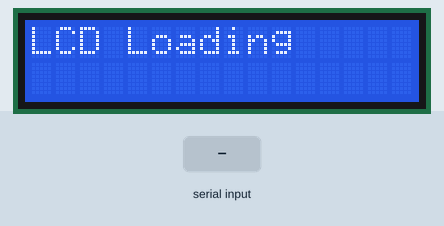
Simulated run of this sketch. Board: Arduino Uno, built with avr-gcc and run on an emulated ATmega328P. Parts: 16×2 character LCD. Inputs (shaded band) come from the test bench.

Above: at 1.3 s.
1.4 s: "SLC\n" received over Serial
At 1.9 s:
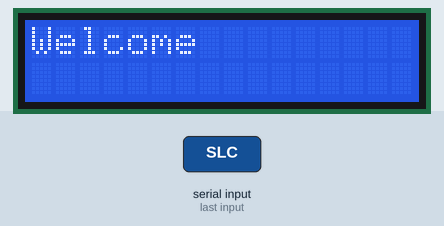
Timing chart, 0 to 4.4 s (numbered marks = the images above; inputs shaded):
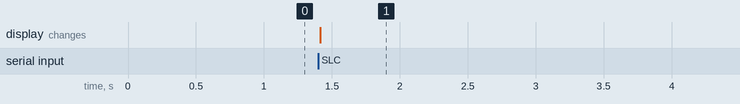

Measured:
- after the input at 1.4 s, the display: changes at once (image 1)

The sketch:

LCD1602.ino
```cpp
#include <LiquidCrystal_I2C.h>
#include <Wire.h>
#include <SPI.h>

LiquidCrystal_I2C lcd(0x27, 16, 2);  // set the LCD address to 0x27 for a 16 chars and 2 line display

void setup() {
  Serial.begin(9600);
  lcd.init();                      // initialize the lcd
  lcd.begin(16, 2);  // initialize the lcd for 16 chars 2 lines, turn on backlight
  lcd.backlight();
  lcd.setCursor(0, 0);
  lcd.print("LCD Loading");
}

void loop() {
  int recv_size = 0;
  char recv_buffer[35];

  if (Serial.available() > 0) {
    memset(recv_buffer, 0, sizeof(recv_buffer));                // recv_buffer data reset
    recv_size = Serial.readBytesUntil('\n', recv_buffer, 35);
  }

  if (recv_size > 0) {
    char cmd[3]; // 3 characters + null terminator
    memset(cmd, 0x00, sizeof(cmd));
    memcpy(cmd, recv_buffer, 3);


    if (strncmp(cmd, "SLC", 3) == 0)
    {
      byte Ledvalue = recv_buffer[3]; // Directly assign the byte value
      lcd.clear();

      if (Ledvalue == 0x00) { // Compare with byte value 0x00
        lcd.setCursor(0, 0); // First line, 16 characters are available
        lcd.print("Welcome"); // Filled with Space
        // Serial.println(Ledvalue, HEX); // Print value in hexadecimal
      }
      else if (Ledvalue == 0x01) { // Compare with byte value 0x01
        lcd.setCursor(0, 0); // First line, 16 characters are available
        lcd.print("Opened Door"); // Filled with Space
        // Serial.println(Ledvalue, HEX); // Print value in hexadecimal
      }
      else if (Ledvalue == 0x02) { // Compare with byte value 0x02
        lcd.setCursor(0, 0); // First line, 16 characters are available
        lcd.print("Closed Door"); // Filled with Space
        // Serial.println(Ledvalue, HEX); // Print value in hexadecimal
      }
      else if (Ledvalue == 0x03) { // Compare with byte value 0x03
        lcd.setCursor(0, 0); // First line, 16 characters are available
        lcd.print("ArduMension"); // Filled with Space
        // Serial.println(Ledvalue, HEX); // Print value in hexadecimal
      }
    }
  }
}
```
